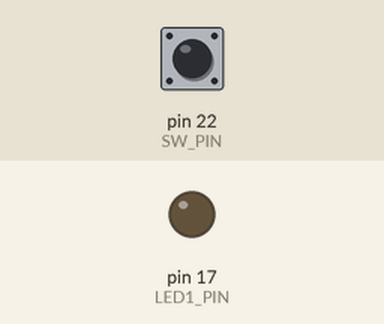
A sketch run on a simulated Arduino Mega 2560, built with avr-gcc and run on an emulated ATmega2560. On the bench: output pins drawn as LEDs (lit = HIGH). Inputs (shaded band) come from the test bench; at power-on: pin 22 (SW_PIN) LOW.

Above: at 1.2 s.
1.3 s: pin 22 (SW_PIN) pulled HIGH for 0.15 s
At 1.9 s:
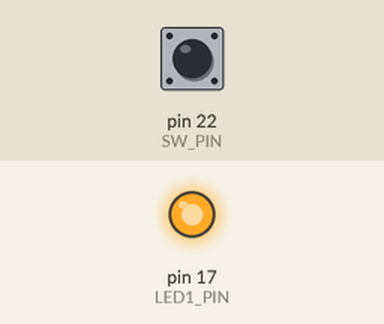
Timing chart, 0 to 7.0 s (numbered marks = the images above; inputs shaded):
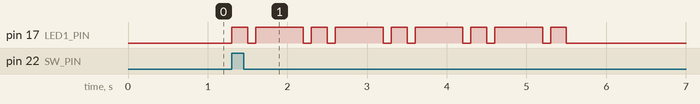

Measured:
- after the input at 1.3 s, pin 17 (LED1_PIN): LOW → HIGH at once, then repeats every 1.0 s: LOW 0.10 s, HIGH 0.60 s, LOW 0.10 s, HIGH 0.20 s, until it stays LOW from 5.5 s

The sketch:

kad02_OnceEC.ino
```cpp
/*
	Switch
	Date : 2024/10/02
	Author : IE2B H.Masaki
*/

//ピン番号をマクロで定義
#define LED1_PIN 17  // 赤色LED
#define SW_PIN 22    // タクトスイッチ

//各時間を変数にする
int dot = 200;   // 「・」の点灯時間（200ミリ秒）
int dash = 600;  // 「ー」の点灯時間（600ミリ秒）
int off = 100;   // 消灯時間（100ミリ秒）
int signalPause = 1000;  // SOS信号の間隔（1秒）

// モールス符号の定義
int eSignal[] = {dot};  // E = 「・」1つ
int cSignal[] = {dash, dot, dash, dot};  // C = 「・」2つ,「ー」2つ

// 配列の長さを計算
int eLength = sizeof(eSignal) / sizeof(eSignal[0]);
int cLength = sizeof(cSignal) / sizeof(cSignal[0]);

// SWの状態を保持する変数
int swData;

bool hasTransmitted = false;  // 信号が送信されたかどうかを管理するフラグ

void setup() {
  Serial.begin(115200);       // シリアル通信の転送レート（bps）を設定
  pinMode(LED1_PIN, OUTPUT);  // LEDのピンを出力に設定
  pinMode(SW_PIN, INPUT);     // SWITCHのピンを入力に設定
}

// 信号を送信する関数
void transmitMorse(int signal[], int length) {
  for (int i = 0; i < length; i++) {
    digitalWrite(LED1_PIN, HIGH);  // LEDを点灯
    delay(signal[i]);              // 「・」または「ー」の点灯時間
    digitalWrite(LED1_PIN, LOW);   // LEDを消灯
    delay(off);            // 消灯時間
  }
}

void loop() {
  int swData = digitalRead(SW_PIN);  // スイッチの状態を読み取る

  // スイッチが押され、まだ信号が送信されていない場合
  if (swData == HIGH && !hasTransmitted) {
    // E信号を送信
    transmitMorse(eSignal, eLength);
    // C信号を送信
    transmitMorse(cSignal, cLength);
    // C信号を送信
    transmitMorse(cSignal, cLength);

    hasTransmitted = true;  // 信号が送信されたことを記録

  } else if (swData == LOW) {
    hasTransmitted = false;  // スイッチが離されたら、再度押せるようにフラグをリセット
  }

  delay(10);  // チャタリング防止のための待機時間
  /*
	  アドバイス！
	  スイッチを押した時に生じる接点の反発により、電圧が高速でHIGH・LOWを繰り返す現象をチャタリングという。
	  プログラムが高速で動作していることにより、チャタリングが起きた際にスイッチが誤動作する可能性がある。
	  それを防止するにはメインルーチンの最後に【10ミリ秒以上の待機があれば良い】為、上記のコードを記述する必要がある。
	*/
}
```
